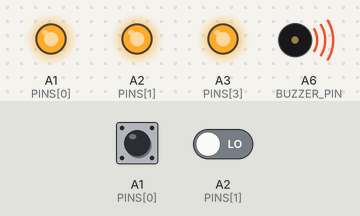
A sketch run on a simulated Arduino Nano, built with avr-gcc and run on an emulated ATmega328P. On the bench: output pins drawn as LEDs (lit = HIGH), buzzer (waves = sounding). The inputs (shaded band) are chosen by the test bench; at power-on: A2 (PINS[1]) LOW, A1 (PINS[0]) HIGH. Random numbers use the default seed unless the sketch sets one. At 7.8 s the program stops and its outputs stay as they are.

Above: at 2.4 s.
2.5 s: A2 (PINS[1]) driven HIGH
At 4.2 s:
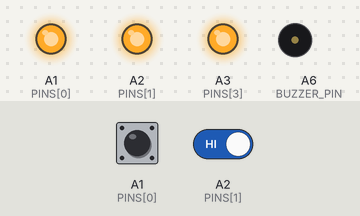
At 7.1 s:
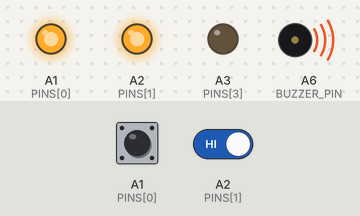
Timing chart, 0 to 9.3 s (numbered marks = the images above; inputs shaded):
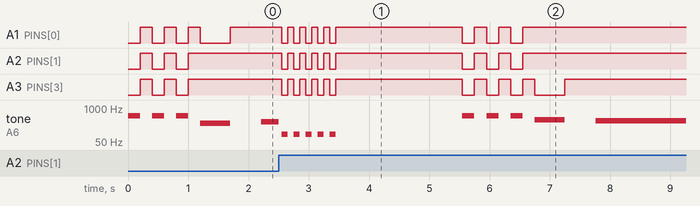

The sketch:

ATtiny_SIMON_V1.ino
```cpp
// ATtiny412 ピン定義
// ブザーはPWM対応のPA6に接続
const int BUZZER_PIN = A6;
// LEDとボタンはPA1, PA2, PA7, PA3に接続
const int PINS[] = {A1, A2, A7, A3};
const int NUM_PINS = 4;

// ゲームのシーケンスを保存する配列
#define MAX_SEQUENCE_LENGTH 10
int gameSequence[MAX_SEQUENCE_LENGTH];
int sequenceLength = 0;

// 各LEDに対応する音の周波数
const int TONES[] = {262, 294, 330, 349};

void setup() {
  // すべてのピンを出力に設定
  for (int i = 0; i < NUM_PINS; i++) {
    pinMode(PINS[i], OUTPUT);
    digitalWrite(PINS[i], HIGH);
  }

  // ブザーピンを出力に設定
  pinMode(BUZZER_PIN, OUTPUT);

  // ランダムシードの設定
  pinMode(0, INPUT);
  randomSeed(analogRead(0));

  // ゲーム開始の合図
  allLedsFlash(3, 200);
}

void loop() {
  if (sequenceLength < MAX_SEQUENCE_LENGTH) {
    int nextColor = random(NUM_PINS);
    gameSequence[sequenceLength] = nextColor;
    sequenceLength++;
  }

  playSimonSequence();

  if (playerTurn()) {
    delay(1000);
  } else {
    gameOverSignal();
    sequenceLength = 0;
    delay(2000);
    allLedsFlash(3, 200);
  }
}

void playSimonSequence() {
  for (int i = 0; i < NUM_PINS; i++) {
    pinMode(PINS[i], OUTPUT);
  }
  for (int i = 0; i < NUM_PINS; i++) {
    digitalWrite(PINS[i], HIGH);
  }
  for (int i = 0; i < sequenceLength; i++) {
    digitalWrite(PINS[gameSequence[i]], LOW);
    tone(BUZZER_PIN, TONES[gameSequence[i]]);
    delay(500);

    digitalWrite(PINS[gameSequence[i]], HIGH);
    noTone(BUZZER_PIN);
    delay(500);
  }
}

bool playerTurn() {
  for (int i = 0; i < NUM_PINS; i++) {
    pinMode(PINS[i], INPUT);
  }
  for (int i = 0; i < sequenceLength; i++) {
    int expectedColorIndex = gameSequence[i];
    int playerInput = -1;
    while (playerInput == -1) {
      for (int j = 0; j < NUM_PINS; j++) {
        if (digitalRead(PINS[j]) == LOW) {
          delay(10);
          if (digitalRead(PINS[j]) == LOW) {
            playerInput = j;
            tone(BUZZER_PIN, TONES[playerInput]);
            while (digitalRead(PINS[j]) == LOW) {}
            noTone(BUZZER_PIN);
            delay(50);
            break;
          }
        }
      }
    }
    if (playerInput != expectedColorIndex) {
      return false;
    }
  }
  return true;
}

void gameOverSignal() {
  for (int i = 0; i < NUM_PINS; i++) {
    pinMode(PINS[i], OUTPUT);
  }
  for (int i = 0; i < 5; i++) {
    for (int j = 0; j < NUM_PINS; j++) {
      digitalWrite(PINS[j], LOW);
    }
    tone(BUZZER_PIN, 100);
    delay(100);
    for (int j = 0; j < NUM_PINS; j++) {
      digitalWrite(PINS[j], HIGH);
    }
    noTone(BUZZER_PIN);
    delay(100);
  }
}

void allLedsFlash(int times, int delayMs) {
  for (int i = 0; i < times; i++) {
    for (int j = 0; j < NUM_PINS; j++) {
      digitalWrite(PINS[j], LOW);
    }
    tone(BUZZER_PIN, 500);
    delay(delayMs);
    for (int j = 0; j < NUM_PINS; j++) {
      digitalWrite(PINS[j], HIGH);
    }
    noTone(BUZZER_PIN);
    delay(delayMs);
  }
}
```

Measured:
- after the input at 2.5 s, A1 (PINS[0]), A2 (PINS[1]): HIGH → LOW after 0.05 s, → HIGH 0.10 s later, → LOW 0.10 s later, → HIGH 0.10 s later, … (16 changes in this stretch)
- by itself, tone on A6 (BUZZER_PIN): plays 500 Hz for 0.20 s, 500 Hz for 0.20 s, 500 Hz for 0.20 s, 262 Hz for 0.50 s, 294 Hz for 0.29 s
